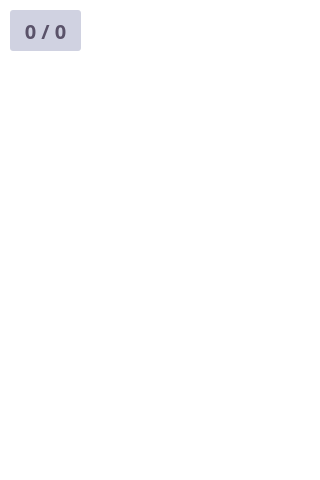
<?xml version="1.0" encoding="UTF-8"?>
<ui version="4.0">
 <class>PageGame</class>
 <widget class="QWidget" name="PageGame">
  <property name="geometry">
   <rect>
    <x>0</x>
    <y>0</y>
    <width>320</width>
    <height>480</height>
   </rect>
  </property>
  <property name="minimumSize">
   <size>
    <width>320</width>
    <height>480</height>
   </size>
  </property>
  <property name="maximumSize">
   <size>
    <width>320</width>
    <height>480</height>
   </size>
  </property>
  <property name="focusPolicy">
   <enum>Qt::NoFocus</enum>
  </property>
  <property name="windowTitle">
   <string>Form</string>
  </property>
  <widget class="QGraphicsView" name="graphicsView">
   <property name="geometry">
    <rect>
     <x>0</x>
     <y>0</y>
     <width>320</width>
     <height>480</height>
    </rect>
   </property>
   <property name="minimumSize">
    <size>
     <width>320</width>
     <height>480</height>
    </size>
   </property>
   <property name="maximumSize">
    <size>
     <width>320</width>
     <height>480</height>
    </size>
   </property>
   <property name="font">
    <font>
     <kerning>true</kerning>
    </font>
   </property>
   <property name="focusPolicy">
    <enum>Qt::NoFocus</enum>
   </property>
   <property name="frameShape">
    <enum>QFrame::NoFrame</enum>
   </property>
   <property name="frameShadow">
    <enum>QFrame::Plain</enum>
   </property>
   <property name="lineWidth">
    <number>0</number>
   </property>
   <property name="verticalScrollBarPolicy">
    <enum>Qt::ScrollBarAlwaysOff</enum>
   </property>
   <property name="horizontalScrollBarPolicy">
    <enum>Qt::ScrollBarAlwaysOff</enum>
   </property>
   <property name="sceneRect">
    <rectf>
     <x>0.000000000000000</x>
     <y>0.000000000000000</y>
     <width>320.000000000000000</width>
     <height>480.000000000000000</height>
    </rectf>
   </property>
   <property name="alignment">
    <set>Qt::AlignLeading|Qt::AlignLeft|Qt::AlignTop</set>
   </property>
   <property name="renderHints">
    <set>QPainter::Antialiasing|QPainter::HighQualityAntialiasing|QPainter::SmoothPixmapTransform|QPainter::TextAntialiasing</set>
   </property>
  </widget>
  <widget class="QLabel" name="scorePanel">
   <property name="geometry">
    <rect>
     <x>10</x>
     <y>10</y>
     <width>71</width>
     <height>41</height>
    </rect>
   </property>
   <property name="palette">
    <palette>
     <active>
      <colorrole role="WindowText">
       <brush brushstyle="SolidPattern">
        <color alpha="204">
         <red>60</red>
         <green>50</green>
         <blue>75</blue>
        </color>
       </brush>
      </colorrole>
      <colorrole role="Button">
       <brush brushstyle="SolidPattern">
        <color alpha="127">
         <red>160</red>
         <green>165</green>
         <blue>195</blue>
        </color>
       </brush>
      </colorrole>
      <colorrole role="Text">
       <brush brushstyle="SolidPattern">
        <color alpha="204">
         <red>60</red>
         <green>50</green>
         <blue>75</blue>
        </color>
       </brush>
      </colorrole>
      <colorrole role="ButtonText">
       <brush brushstyle="SolidPattern">
        <color alpha="204">
         <red>60</red>
         <green>50</green>
         <blue>75</blue>
        </color>
       </brush>
      </colorrole>
      <colorrole role="Base">
       <brush brushstyle="SolidPattern">
        <color alpha="127">
         <red>160</red>
         <green>165</green>
         <blue>195</blue>
        </color>
       </brush>
      </colorrole>
      <colorrole role="Window">
       <brush brushstyle="SolidPattern">
        <color alpha="127">
         <red>160</red>
         <green>165</green>
         <blue>195</blue>
        </color>
       </brush>
      </colorrole>
     </active>
     <inactive>
      <colorrole role="WindowText">
       <brush brushstyle="SolidPattern">
        <color alpha="204">
         <red>60</red>
         <green>50</green>
         <blue>75</blue>
        </color>
       </brush>
      </colorrole>
      <colorrole role="Button">
       <brush brushstyle="SolidPattern">
        <color alpha="127">
         <red>160</red>
         <green>165</green>
         <blue>195</blue>
        </color>
       </brush>
      </colorrole>
      <colorrole role="Text">
       <brush brushstyle="SolidPattern">
        <color alpha="204">
         <red>60</red>
         <green>50</green>
         <blue>75</blue>
        </color>
       </brush>
      </colorrole>
      <colorrole role="ButtonText">
       <brush brushstyle="SolidPattern">
        <color alpha="204">
         <red>60</red>
         <green>50</green>
         <blue>75</blue>
        </color>
       </brush>
      </colorrole>
      <colorrole role="Base">
       <brush brushstyle="SolidPattern">
        <color alpha="127">
         <red>160</red>
         <green>165</green>
         <blue>195</blue>
        </color>
       </brush>
      </colorrole>
      <colorrole role="Window">
       <brush brushstyle="SolidPattern">
        <color alpha="127">
         <red>160</red>
         <green>165</green>
         <blue>195</blue>
        </color>
       </brush>
      </colorrole>
     </inactive>
     <disabled>
      <colorrole role="WindowText">
       <brush brushstyle="SolidPattern">
        <color alpha="204">
         <red>60</red>
         <green>50</green>
         <blue>75</blue>
        </color>
       </brush>
      </colorrole>
      <colorrole role="Button">
       <brush brushstyle="SolidPattern">
        <color alpha="127">
         <red>160</red>
         <green>165</green>
         <blue>195</blue>
        </color>
       </brush>
      </colorrole>
      <colorrole role="Text">
       <brush brushstyle="SolidPattern">
        <color alpha="204">
         <red>60</red>
         <green>50</green>
         <blue>75</blue>
        </color>
       </brush>
      </colorrole>
      <colorrole role="ButtonText">
       <brush brushstyle="SolidPattern">
        <color alpha="204">
         <red>60</red>
         <green>50</green>
         <blue>75</blue>
        </color>
       </brush>
      </colorrole>
      <colorrole role="Base">
       <brush brushstyle="SolidPattern">
        <color alpha="127">
         <red>160</red>
         <green>165</green>
         <blue>195</blue>
        </color>
       </brush>
      </colorrole>
      <colorrole role="Window">
       <brush brushstyle="SolidPattern">
        <color alpha="127">
         <red>160</red>
         <green>165</green>
         <blue>195</blue>
        </color>
       </brush>
      </colorrole>
     </disabled>
    </palette>
   </property>
   <property name="font">
    <font>
     <family>Agency FB</family>
     <pointsize>15</pointsize>
     <weight>75</weight>
     <italic>false</italic>
     <bold>true</bold>
     <underline>false</underline>
     <strikeout>false</strikeout>
     <stylestrategy>PreferAntialias</stylestrategy>
     <kerning>true</kerning>
    </font>
   </property>
   <property name="styleSheet">
    <string notr="true">background-color: rgba(160,165,195,0.5);
color: rgba(60,50,75,0.8);
border-radius: 3px;</string>
   </property>
   <property name="frameShape">
    <enum>QFrame::NoFrame</enum>
   </property>
   <property name="frameShadow">
    <enum>QFrame::Plain</enum>
   </property>
   <property name="lineWidth">
    <number>0</number>
   </property>
   <property name="midLineWidth">
    <number>0</number>
   </property>
   <property name="text">
    <string>0 / 0</string>
   </property>
   <property name="alignment">
    <set>Qt::AlignCenter</set>
   </property>
  </widget>
 </widget>
 <resources/>
 <connections/>
</ui>
